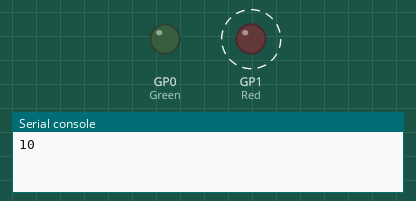
Bench run of a program on a simulated Raspberry Pi Pico running CircuitPython. Shown: output pins drawn as LEDs (lit = HIGH), the last lines printed to the serial console. Dashed ring = blinking. At 15.0 s the program ends and the board releases its pins; the recording ends there.

Above: at 0.3 s.
At 10.1 s:
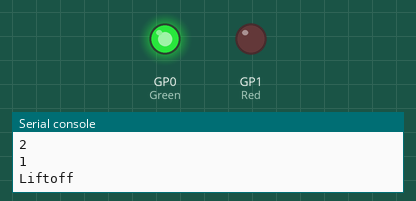
Timing chart, 0 to 11.6 s (numbered marks = the images above):
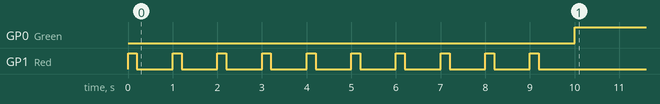

Measured:
- by itself, GP0 (Green): LOW → HIGH at 10.0 s
- by itself, GP1 (Red): alternates HIGH for 0.20 s and LOW for 0.80 s, 20 changes in all, then stays LOW

The program:

Launch_Pad2.py
```python
#type: ignore
import time
import board
import digitalio

Red = digitalio.DigitalInOut(board.GP1) #initialize red led
Red.direction = digitalio.Direction.OUTPUT
Green = digitalio.DigitalInOut(board.GP0) #initialize green led
Green.direction = digitalio.Direction.OUTPUT

for i in range (10,0,-1): #for loop from 10 to 0 counting by 1
    print(i) #prints counter
    Red.value = True #turn red led on
    time.sleep(.2)
    Red.value = False #turn red led off
    time.sleep(.8) # 1 second delay
print("Liftoff") #print liftoff at the end of the countdown
Green.value = True #turn on green led for 5 seconds
time.sleep(5)
```
